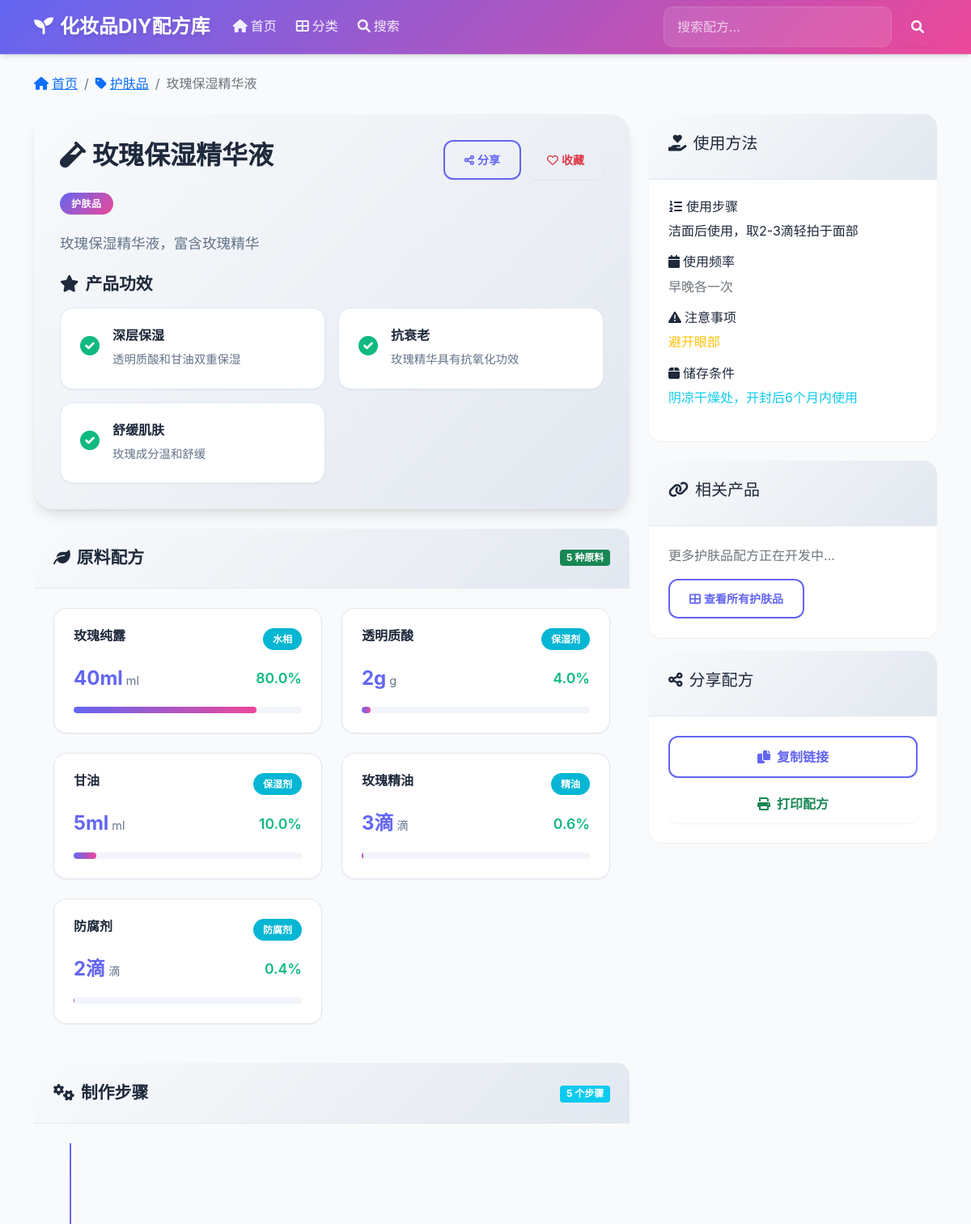
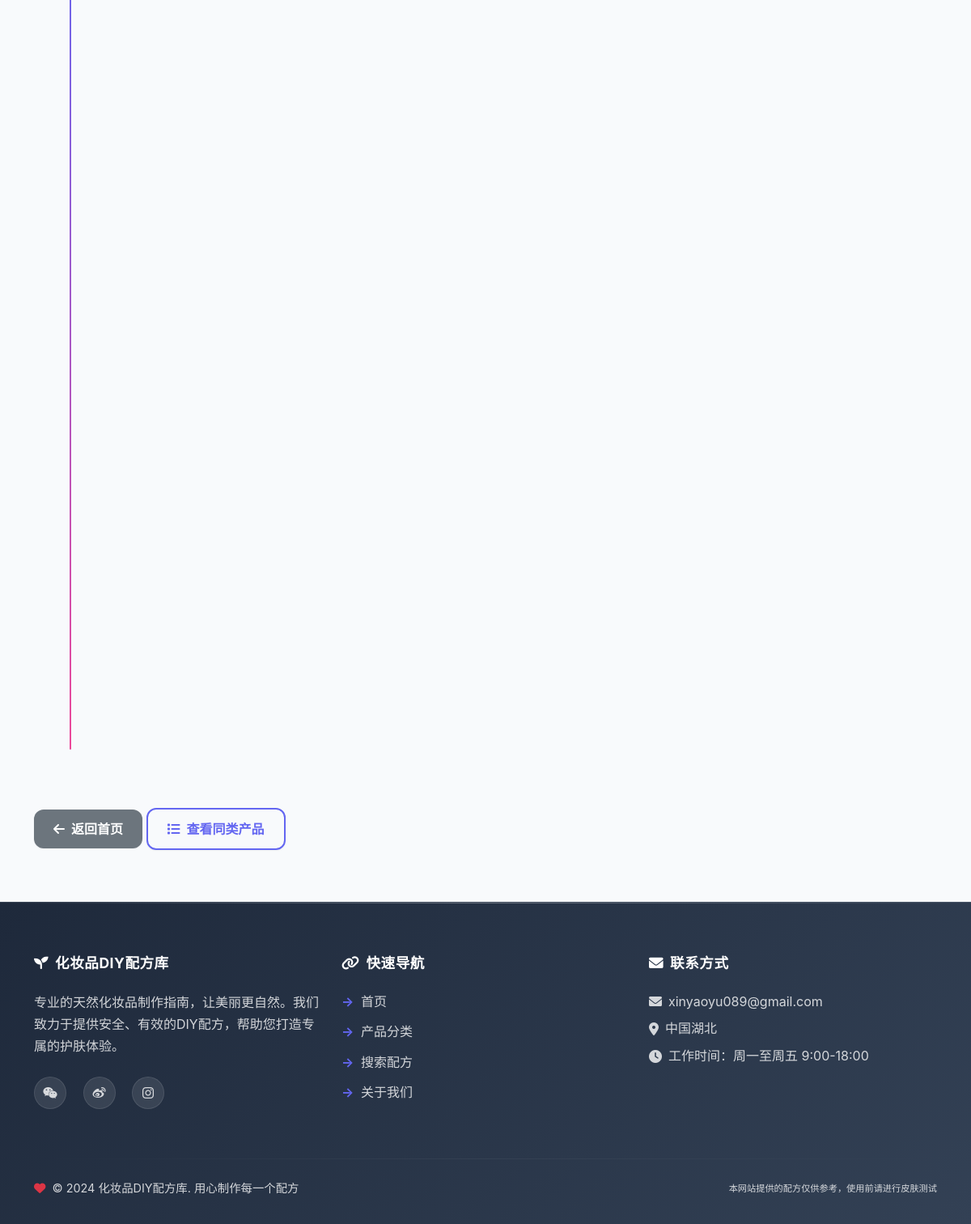
The app's page /product/3 with its own data (2 pictures, top to bottom).
### tables this page shows
CREATE TABLE products (
            id INTEGER PRIMARY KEY AUTOINCREMENT,
            name TEXT NOT NULL UNIQUE,
            category TEXT NOT NULL,
            description TEXT,
            created_at TIMESTAMP DEFAULT CURRENT_TIMESTAMP
        );

CREATE TABLE benefits (
            id INTEGER PRIMARY KEY AUTOINCREMENT,
            product_id INTEGER,
            benefit_name TEXT,
            description TEXT,
            FOREIGN KEY (product_id) REFERENCES products (id)
        );

CREATE TABLE formulations (
            id INTEGER PRIMARY KEY AUTOINCREMENT,
            product_id INTEGER,
            ingredient_id INTEGER,
            amount TEXT,
            percentage REAL,
            unit TEXT,
            phase TEXT,
            FOREIGN KEY (product_id) REFERENCES products (id),
            FOREIGN KEY (ingredient_id) REFERENCES ingredients (id)
        );

CREATE TABLE ingredients (
            id INTEGER PRIMARY KEY AUTOINCREMENT,
            name TEXT NOT NULL UNIQUE,
            function TEXT,
            safety_info TEXT,
            hlb_value REAL,
            created_at TIMESTAMP DEFAULT CURRENT_TIMESTAMP
        );

CREATE TABLE usage_instructions (
            id INTEGER PRIMARY KEY AUTOINCREMENT,
            product_id INTEGER,
            instruction TEXT,
            frequency TEXT,
            precautions TEXT,
            storage_conditions TEXT,
            FOREIGN KEY (product_id) REFERENCES products (id)
        );

### web_app.py (the view)
@app.route('/product/<int:product_id>')
def product_detail(product_id):
    product = db.get_product_details(product_id)
    if not product:
        return "产品未找到", 404
    return render_template('product_detail.html', product=product)

### templates/product_detail.html (shortened to what this page needs)
{% extends "base.html" %}
{% block content %}
<nav aria-label="breadcrumb" class="mb-4">
    <ol class="breadcrumb">
        <li class="breadcrumb-item">
            <a href="{{ url_for('index') }}">
                <i class="fas fa-home me-1"></i>首页
            </a>
        </li>
        <li class="breadcrumb-item">
            <a href="{{ url_for('category_products', category=product.category) }}">
                <i class="fas fa-tag me-1"></i>{{ product.category }}
            </a>
        </li>
        <li class="breadcrumb-item active">{{ product.name }}</li>
    </ol>
</nav>
<div class="row">
    <div class="col-lg-8">
        <div class="product-header-card mb-4">
            <div class="product-header-content">
                <div class="product-title-section">
                    <div class="d-flex justify-content-between align-items-start mb-3">
                        <h1 class="product-title">
                            <i class="fas fa-vial me-2"></i>{{ product.name }}
                        </h1>
                        <div class="product-actions-header">
                            <button class="btn btn-outline-primary btn-sm" onclick="shareProduct()">
                                <i class="fas fa-share-alt me-1"></i>分享
                            </button>
                            <button class="btn btn-outline-danger btn-sm" onclick="toggleFavorite()">
                                <i class="far fa-heart me-1"></i>收藏
                            </button>
                        </div>
                    </div>
                    <div class="product-category">
                        <span class="category-badge">{{ product.category }}</span>
                    </div>
                </div>
                {% if product.description %}
                <div class="product-description-section">
                    <p class="product-description lead">{{ product.description }}</p>
                </div>
                {% endif %}
                {% if product.benefits %}
                <div class="product-benefits-section">
                    <h4 class="section-title">
                        <i class="fas fa-star me-2"></i>产品功效
                    </h4>
                    <div class="benefits-grid">
                        {% for benefit in product.benefits %}
                        <div class="benefit-card">
                            <div class="benefit-icon">
                                <i class="fas fa-check-circle"></i>
                            </div>
                            <div class="benefit-content">
                                <h6 class="benefit-name">{{ benefit.name }}</h6>
                                {% if benefit.description %}
                                <p class="benefit-description">{{ benefit.description }}</p>
                                {% endif %}
                            </div>
                        </div>
                        {% endfor %}
                    </div>
                </div>
                {% endif %}
            </div>
        </div>
        {% if product.ingredients %}
        <div class="ingredients-card mb-4">
            <div class="card-header">
                <h4 class="section-title">
                    <i class="fas fa-leaf me-2"></i>原料配方
                </h4>
                <div class="ingredients-summary">
                    <span class="badge bg-success">{{ product.ingredients|length }} 种原料</span>
                </div>
            </div>
            <div class="card-body">
                <div class="ingredients-grid">
                    {% for ingredient in product.ingredients %}
                    <div class="ingredient-card">
                        <div class="ingredient-header">
                            <h6 class="ingredient-name">{{ ingredient.name }}</h6>
                            {% if ingredient.phase %}
                            <span class="ingredient-phase">{{ ingredient.phase }}</span>
                            {% endif %}
                        </div>
                        <div class="ingredient-details">
                            <div class="ingredient-amount">
                                <span class="amount-value">{{ ingredient.amount }}</span>
                                {% if ingredient.unit %}
                                <span class="amount-unit">{{ ingredient.unit }}</span>
                                {% endif %}
                            </div>
                            {% if ingredient.percentage %}
                            <div class="ingredient-percentage">
                                {{ "%.1f"|format(ingredient.percentage) }}%
                            </div>
                            {% endif %}
                        </div>
                        <div class="ingredient-progress">
                            <div class="progress">
                                <div class="progress-bar" role="progressbar"
                                     style="width: {{ ingredient.percentage or 0 }}%"
                                     aria-valuenow="{{ ingredient.percentage or 0 }}"
                                     aria-valuemin="0" aria-valuemax="100">
                                </div>
                            </div>
                        </div>
                    </div>
                    {% endfor %}
                </div>
            </div>
        </div>
        {% endif %}
        {% if product.steps %}
        <div class="steps-card mb-4">
            <div class="card-header">
                <h4 class="section-title">
                    <i class="fas fa-cogs me-2"></i>制作步骤
                </h4>
                <div class="steps-summary">
                    <span class="badge bg-info">{{ product.steps|length }} 个步骤</span>
                </div>
            </div>
            <div class="card-body">
                <div class="steps-timeline">
                </div>
            </div>
        </div>
        {% endif %}
    </div>
    <div class="col-lg-4">
        {% if product.usage %}
        <div class="card mb-4">
            <div class="card-header">
                <h5><i class="fas fa-hand-holding-heart me-2"></i>使用方法</h5>
            </div>
            <div class="card-body">
                {% for usage in product.usage %}
                <div class="mb-3">
                    <h6><i class="fas fa-list-ol me-1"></i>使用步骤</h6>
                    <p>{{ usage.instruction }}</p>
                    {% if usage.frequency %}
                    <h6><i class="fas fa-calendar me-1"></i>使用频率</h6>
                    <p class="text-muted">{{ usage.frequency }}</p>
                    {% endif %}
                    {% if usage.precautions %}
                    <h6><i class="fas fa-exclamation-triangle me-1"></i>注意事项</h6>
                    <p class="text-warning">{{ usage.precautions }}</p>
                    {% endif %}
                    {% if usage.storage_conditions %}
                    <h6><i class="fas fa-box me-1"></i>储存条件</h6>
                    <p class="text-info">{{ usage.storage_conditions }}</p>
                    {% endif %}
                </div>
                {% endfor %}
            </div>
        </div>
        {% endif %}
        <div class="card">
            <div class="card-header">
                <h5><i class="fas fa-link me-2"></i>相关产品</h5>
            </div>
            <div class="card-body">
                <p class="text-muted">更多{{ product.category }}配方正在开发中...</p>
                <a href="{{ url_for('category_products', category=product.category) }}" class="btn btn-outline-primary btn-sm">
                    <i class="fas fa-th-large me-1"></i>查看所有{{ product.category }}
                </a>
            </div>
        </div>
        <div class="card mt-3">
            <div class="card-header">
                <h5><i class="fas fa-share-alt me-2"></i>分享配方</h5>
            </div>
            <div class="card-body">
                <div class="d-grid gap-2">
                    <button class="btn btn-outline-primary" onclick="copyToClipboard()">
                        <i class="fas fa-copy me-2"></i>复制链接
                    </button>
                    <button class="btn btn-outline-success" onclick="printPage()">
                        <i class="fas fa-print me-2"></i>打印配方
                    </button>
                </div>
            </div>
        </div>
    </div>
</div>
<div class="row mt-4">
    <div class="col-12">
        <a href="{{ url_for('index') }}" class="btn btn-secondary">
            <i class="fas fa-arrow-left me-2"></i>返回首页
        </a>
        <a href="{{ url_for('category_products', category=product.category) }}" class="btn btn-outline-primary">
            <i class="fas fa-list me-2"></i>查看同类产品
        </a>
    </div>
</div>
{% endblock %}

### templates/base.html (shortened to what this page needs)
<!DOCTYPE html>
<html lang="zh-CN">
<head>
    <link href="https://cdn.jsdelivr.net/npm/bootstrap@5.1.3/dist/css/bootstrap.min.css" rel="stylesheet">
    <link href="https://cdnjs.cloudflare.com/ajax/libs/font-awesome/6.0.0/css/all.min.css" rel="stylesheet">
</head>
<body>
    <nav class="navbar navbar-expand-lg navbar-dark bg-dark">
        <div class="container">
            <a class="navbar-brand" href="{{ url_for('index') }}">
                <i class="fas fa-seedling me-2"></i>化妆品DIY配方库
            </a>
            <div class="collapse navbar-collapse" id="navbarNav">
                <ul class="navbar-nav me-auto">
                    <li class="nav-item">
                        <a class="nav-link" href="{{ url_for('index') }}">
                            <i class="fas fa-home me-1"></i>首页
                        </a>
                    </li>
                    <li class="nav-item">
                        <a class="nav-link" href="{{ url_for('categories') }}">
                            <i class="fas fa-th-large me-1"></i>分类
                        </a>
                    </li>
                    <li class="nav-item">
                        <a class="nav-link" href="{{ url_for('search') }}">
                            <i class="fas fa-search me-1"></i>搜索
                        </a>
                    </li>
                </ul>
                <form class="d-flex" action="{{ url_for('search') }}" method="GET">
                    <input class="form-control me-2" type="search" name="q" placeholder="搜索配方..."
                           value="{{ request.args.get('q', '') }}">
                    <button class="btn btn-outline-light" type="submit">
                        <i class="fas fa-search"></i>
                    </button>
                </form>
            </div>
        </div>
    </nav>
    <main class="container my-4">
        {% block content %}{% endblock %}
    </main>
    <footer class="footer">
        <div class="container">
            <div class="row">
                <div class="col-lg-4 col-md-6 mb-4">
                    <h5><i class="fas fa-seedling me-2"></i>化妆品DIY配方库</h5>
                    <p class="mb-3">专业的天然化妆品制作指南，让美丽更自然。我们致力于提供安全、有效的DIY配方，帮助您打造专属的护肤体验。</p>
                    <div class="social-links">
                        <a href="#" class="social-link me-3" title="关注我们">
                            <i class="fab fa-weixin"></i>
                        </a>
                        <a href="#" class="social-link me-3" title="微博">
                            <i class="fab fa-weibo"></i>
                        </a>
                        <a href="#" class="social-link" title="小红书">
                            <i class="fab fa-instagram"></i>
                        </a>
                    </div>
                </div>
                <div class="col-lg-4 col-md-6 mb-4">
                    <h5><i class="fas fa-link me-2"></i>快速导航</h5>
                    <ul class="footer-links">
                        <li><a href="{{ url_for('index') }}">首页</a></li>
                        <li><a href="{{ url_for('categories') }}">产品分类</a></li>
                        <li><a href="{{ url_for('search') }}">搜索配方</a></li>
                        <li><a href="#about">关于我们</a></li>
                    </ul>
                </div>
                <div class="col-lg-4 col-md-12 mb-4">
                    <h5><i class="fas fa-envelope me-2"></i>联系方式</h5>
                    <div class="contact-info">
                        <div class="contact-item mb-2">
                            <i class="fas fa-envelope me-2"></i>
                            <a href="mailto:xinyaoyu089@gmail.com">xinyaoyu089@gmail.com</a>
                        </div>
                        <div class="contact-item mb-2">
                            <i class="fas fa-map-marker-alt me-2"></i>
                            <span>中国湖北</span>
                        </div>
                        <div class="contact-item">
                            <i class="fas fa-clock me-2"></i>
                            <span>工作时间：周一至周五 9:00-18:00</span>
                        </div>
                    </div>
                </div>
            </div>
            <hr class="footer-divider">
            <div class="row align-items-center">
                <div class="col-md-6">
                    <p class="mb-0 copyright">
                        <i class="fas fa-heart text-danger me-1"></i>
                        © 2024 化妆品DIY配方库. 用心制作每一个配方
                    </p>
                </div>
                <div class="col-md-6 text-md-end">
                    <p class="mb-0 disclaimer">
                        <small>本网站提供的配方仅供参考，使用前请进行皮肤测试</small>
                    </p>
                </div>
            </div>
        </div>
    </footer>
</body>
</html>

### records on screen
products: category "护肤品", name "玫瑰保湿精华液", description "玫瑰保湿精华液，富含玫瑰精华"
benefits: name "深层保湿", description "透明质酸和甘油双重保湿"
benefits: name "抗衰老", description "玫瑰精华具有抗氧化功效"
benefits: name "舒缓肌肤", description "玫瑰成分温和舒缓"
formulations: name "玫瑰纯露", phase "水相", amount "40ml", unit "ml", percentage "80.0"
formulations: name "透明质酸", phase "保湿剂", amount "2g", unit "g", percentage "4.0"
formulations: name "甘油", phase "保湿剂", amount "5ml", unit "ml", percentage "10.0"
formulations: name "玫瑰精油", phase "精油", amount "3滴", unit "滴", percentage "0.6"
formulations: name "防腐剂", phase "防腐剂", amount "2滴", unit "滴", percentage "0.4"
usage_instructions: instruction "洁面后使用，取2-3滴轻拍于面部", frequency "早晚各一次", precautions "避开眼部", storage_conditions "阴凉干燥处，开封后6个月内使用"

### other values on screen
{{ product.ingredients|length }} "5"
{{ product.steps|length }} "5"
